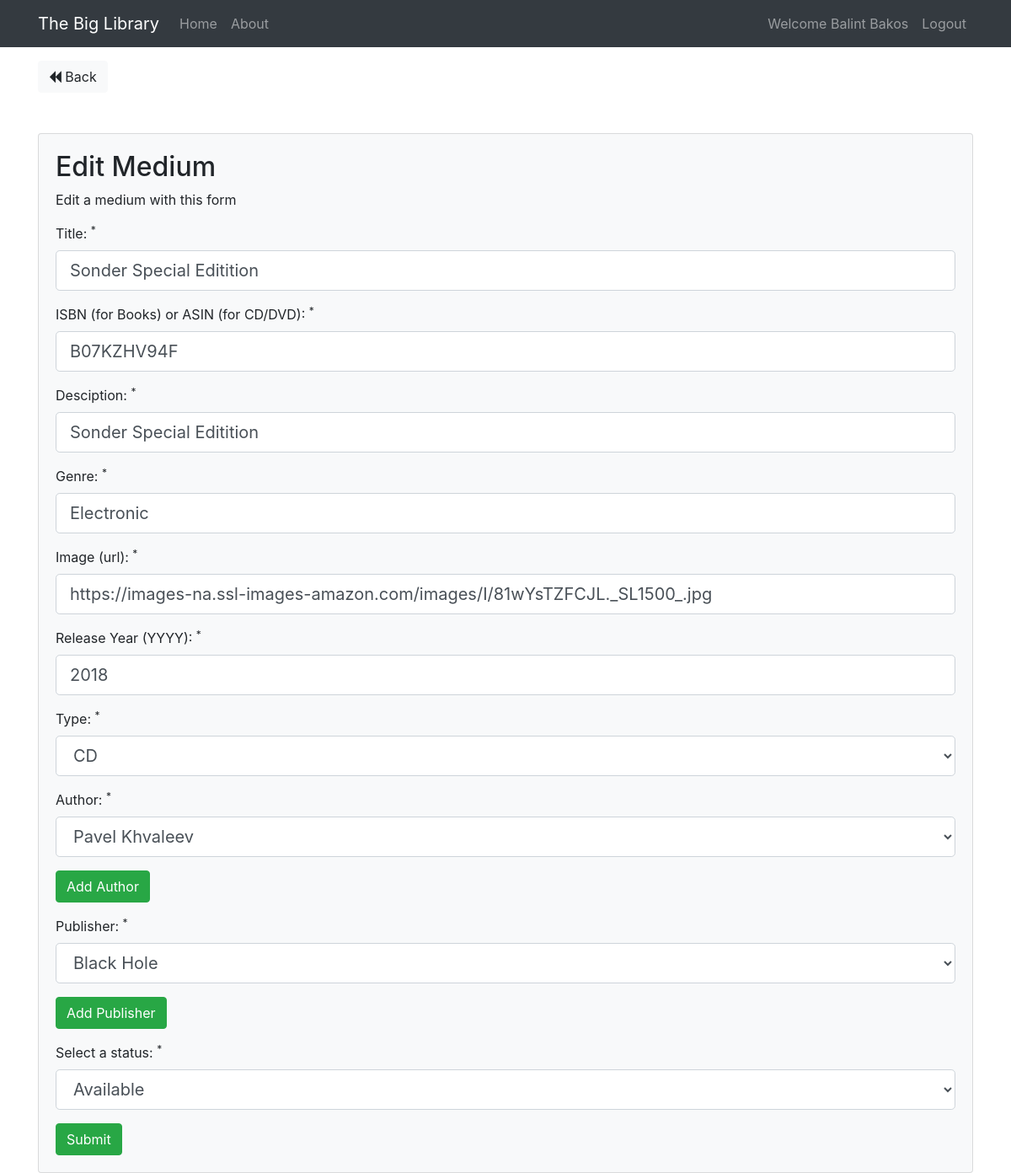
Page /medias/edit/1 (signed in) on the committed database.
### tables this page shows
CREATE TABLE `media` (
  `media_id` int(11) NOT NULL,
  `isbn_asin` varchar(55) NOT NULL,
  `media_title` varchar(255) NOT NULL,
  `media_description` text NOT NULL,
  `media_status` enum('available','reserved') DEFAULT 'available',
  `media_genre` varchar(255) NOT NULL,
  `media_img` varchar(255) NOT NULL,
  `media_published_year` year(4) NOT NULL,
  `fk_author_id` int(11) NOT NULL,
  `fk_publisher_id` int(11) NOT NULL,
  `fk_type_id` int(11) NOT NULL,
  `fk_user_id` int(11) NOT NULL,
  `created_at` datetime DEFAULT current_timestamp()
);

### app/libraries/Core.php (called while the page is built, shortened)
<?php
    class Core {
        protected $currentMethod = 'index';
        public function __construct()
        {
            $url = $this->getUrl();
            if ($url) {
                if (file_exists('../app/controllers/' . ucwords($url[0]) . '.php')) {
                    unset($url[0]);
                }
            }
            $this->currentController = new $this->currentController;
            if (isset($url[1])) {
                if (method_exists($this->currentController, $url[1])) {
                    $this->currentMethod = $url[1];
                    unset($url[1]);
                }
            }
            $this->params = $url ? array_values($url) : [];
            call_user_func_array([$this->currentController, $this->currentMethod], $this->params);
        }
        public function getUrl() {
            if(isset($_GET['url'])) {
                $url = rtrim($_GET['url'], '/');
                $url = filter_var($url, FILTER_SANITIZE_URL);
                $url = explode('/', $url);
                return $url;
            }
        }
    }

### public/index.php (called while the page is built, shortened)
<?php
    $init = new Core();

### app/libraries/Database.php (called while the page is built, shortened)
<?php
    class Database {
        private $host = DB_HOST;
        private $user = DB_USER;
        private $pass = DB_PASS;
        private $dbname = DB_NAME;
        private $dbh;
        private $stmt;
        public function __construct() {
            $dsn = 'mysql:host=' . $this->host . ';dbname=' . $this->dbname;
            $options = array(
                PDO::ATTR_PERSISTENT => true,
                PDO::ATTR_ERRMODE => PDO::ERRMODE_EXCEPTION
            );
            try {
                $this->dbh = new PDO($dsn, $this->user, $this->pass, $options);
            } catch(PDOException $e) {
                $this->error = $e->getMessage();
                echo $this->error;
            }
        }
        public function query($sql) {
            $this->stmt = $this->dbh->prepare($sql);
        }
        public function bind($param, $value, $type = null) {
            if (is_null($type)) {
                switch(true) {
                    default:
                        $type = PDO::PARAM_STR;
                }
            }
            $this->stmt->bindValue($param, $value, $type);
        }
        public function execute() {
            return $this->stmt->execute();
        }
        public function resultSet() {
            $this->execute();
            return $this->stmt->fetchAll(PDO::FETCH_OBJ);
        }
        public function single() {
            $this->execute();
            return $this->stmt->fetch(PDO::FETCH_OBJ);
        }
    }

### app/models/Media.php (called while the page is built, shortened)
<?php
class Media
{
    private $db;
    public function __construct()
    {
        $this->db = new Database;
    }
    public function getMediaById($id)
    {
        $this->db->query("SELECT
                media.media_id,
                media.isbn_asin,
                media.media_title,
                media.media_genre,
                media.media_status,
                media.media_description,
                media.media_img,
                media.media_published_year,
                media.created_at,
                fk_author_id,
                fk_publisher_id,
                media.fk_type_id,
                publisher.publisher_name,
                publisher.publisher_address,
                publisher.publisher_zip,
                publisher.publisher_city,
                type.type,
                author.author_fname,
                author.author_lname,
                users.name
                FROM media
                JOIN publisher ON publisher.publisher_id = media.fk_publisher_id
                JOIN author ON author.author_id = media.fk_author_id
                JOIN type ON type.type_id = media.fk_type_id
                JOIN users ON media.fk_user_id = users.id
                WHERE media.media_id = :id
                ");
        $this->db->bind(':id', $id);
        $row = $this->db->single();
        return $row;
    }
    public function getPublishers() {
        $this->db->query(
        "SELECT *
        FROM publisher
        ORDER BY publisher_name
        ");
    $results = $this->db->resultSet();
    return $results;
    }
    public function getAuthors() {
        $this->db->query(
            "SELECT *
            FROM author
            ORDER BY author_fname
            ");
        $results = $this->db->resultSet();
        return $results;
    }
}

### app/views/medias/edit.php (the view, shortened to what this page needs)
<?php require APPROOT . '/views/inc/header.php'; ?>
<a href="<?= URLROOT; ?>/medias" class="btn btn-light"><i class="fa fa-backward"></i> Back</a>
<div class="card card-body bg-light mt-5">
    <h2>Edit Medium</h2>
    <p>Edit a medium with this form</p>
    <form action="<?php echo URLROOT;?>/medias/edit/<?= $data['id']; ?>" method="POST">
        <div class="form-group">
            <label for="title">Title: <sup>*</sup></label>
            <input type="text"
            name="title"
            class="form-control form-control-lg
            <?php echo (!empty($data['title_err'])) ? 'is-invalid' : ''; ?>"
            value="<?php echo $data['title']; ?>"
            >
        </div>
        <div class="form-group">
            <label for="isbn_asin">ISBN (for Books) or ASIN (for CD/DVD): <sup>*</sup></label>
            <input
            type="text"
            name="isbn_asin"
            class="form-control form-control-lg <?php echo (!empty($data['isbn_asin_err'])) ? 'is-invalid' : ''; ?>" value="<?php echo $data['isbn_asin']; ?>">
        </div>
        <div class="form-group">
            <label for="description">Desciption: <sup>*</sup></label>
            <input
            type="text"
            name="description"
            class="form-control form-control-lg <?php echo (!empty($data['description_err'])) ? 'is-invalid' : ''; ?>" value="<?php echo $data['description']; ?>">
        </div>
        <div class="form-group">
            <label for="genre">Genre: <sup>*</sup></label>
            <input
            type="text"
            name="genre"
            class="form-control form-control-lg <?php echo (!empty($data['genre_err'])) ? 'is-invalid' : ''; ?>" value="<?php echo $data['genre']; ?>">
        </div>
        <div class="form-group">
            <label for="img">Image (url): <sup>*</sup></label>
            <input
            type="text"
            name="img"
            class="form-control form-control-lg <?php echo (!empty($data['img_err'])) ? 'is-invalid' : ''; ?>" value="<?php echo $data['img']; ?>">
        </div>
        <div class="form-group">
            <label for="year">Release Year (YYYY): <sup>*</sup></label>
            <input
            type="number"
            name="year"
            class="form-control form-control-lg <?php echo (!empty($data['year_err'])) ? 'is-invalid' : ''; ?>" value="<?php echo $data['year']; ?>">
        </div>
        <div class="form-group">
            <label for="type">Type: <sup>*</sup></label>
            <select
            name="type"
            id="type"
            class="form-control form-control-lg <?php echo (!empty($data['type_err'])) ? 'is-invalid' : ''; ?>">
                <option value="2">CD</option>
            </select>
        </div>
        <div class="form-group">
            <label for="author">Author: <sup>*</sup></label>
            <select
            name="author"
            id="author"
            class="form-control form-control-lg <?php echo (!empty($data['author_err'])) ? 'is-invalid' : ''; ?>">
                <?php
                    foreach ($data['authors'] as $author) {
                        echo "<option value='" . $author->author_id . "'>" . $author->author_fname . " " . $author->author_lname . "</option>";
                    }
                ?>
                </select>
            <a href="<?php echo URLROOT;?>/medias/addauthor/<?= $data['id']; ?>" class="btn btn-success mt-3">Add Author</a>
        </div>
        <div class="form-group">
            <label for="publisher">Publisher: <sup>*</sup></label>
            <select
            name="publisher"
            id="publisher"
            class="form-control form-control-lg <?php echo (!empty($data['publisher_err'])) ? 'is-invalid' : ''; ?>">
                <?php
                    foreach ($data['publishers'] as $publisher) {
                        echo "<option value='" . $publisher->publisher_id . "'>" . $publisher->publisher_name . "</option>";
                    }
                ?>
                </select>
            <a href="<?php echo URLROOT;?>/medias/addpublisher/<?= $data['id']; ?>" class="btn btn-success mt-3">Add Publisher</a>
        </div>
        <div class="form-group">
            <label for="status">Select a status: <sup>*</sup></label>
            <select
            name="status"
            id="status"
            class="form-control form-control-lg <?php echo (!empty($data['status_err'])) ? 'is-invalid' : ''; ?>">
                <option value="available">Available</option>
                </select>
        </div>
        <input type="submit" value="Submit" class="btn btn-success">
    </form>
</div>
<?php require APPROOT . '/views/inc/footer.php'; ?>

### rows in the picture
media: isbn_asin "B07KZHV94F", genre "Electronic", img "https://images-na.ssl-images-amazon.com/images/I/81wYsTZFCJL._SL1500_.jpg", year "2018"

### other values in the picture
SITENAME "The Big Library"
$_SESSION['user_name'] "Balint Bakos"
form field author "Pavel Khvaleev"
form field publisher "Black Hole"
